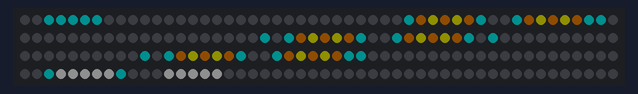
Bench run of a sketch on a simulated Arduino Uno, built with avr-gcc and run on an emulated ATmega328P. Parts: 200 RGB LEDs in strip order, left to right, continuing on the next row. Dim RGB values are drawn brighter than linear.

Above: at 0.1 s.
At 1.1 s:
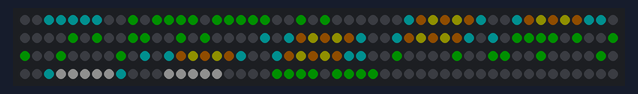
At 6.1 s:
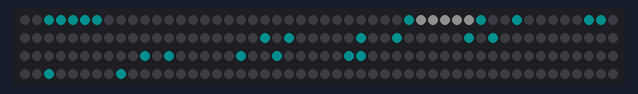
At 8.1 s:
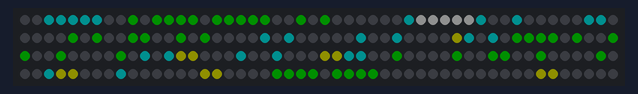

Measured:
- by itself, everything shown: repeats every 12.1 s, in 10 steps
- what the display in image 2 shows lasts 1.1 s, from 6.0 s to 7.1 s

The sketch:

Jola.ino
```cpp
/* Arduino 256 RGB LEDs Matrix Animation Frame
 * Using WS2812 LED Strips

Created by Yvan / https://Brainy-Bits.com

This code is in the public domain...

You can: copy it, use it, modify it, share it or just plain ignore it!
Thx!

*/

#include <avr/pgmspace.h>  // Needed to store stuff in Flash using PROGMEM
#include "FastLED.h"       // Fastled library to control the LEDs

// How many leds are connected?
#define NUM_LEDS 200

// Define the Data Pin
#define DATA_PIN 3  // Connected to the data pin of the first LED strip

// Define the array of leds
CRGB leds[NUM_LEDS];

// Create the array of retro arcade characters and store it in Flash memory
const long Frame1[] PROGMEM =
{
0x000000, 0x000000, 0x00ffff, 0x00ffff, 0x00ffff, 0x00ffff, 0x00ffff, 0x000000, 0x000000, 0x000000, 0x000000, 0x000000, 0x000000, 0x000000, 0x000000, 0x000000, 0x000000, 0x000000, 0x000000, 0x000000,
0x000000, 0x000000, 0x000000, 0x000000, 0x000000, 0x000000, 0x000000, 0x000000, 0x000000, 0x000000, 0x000000, 0x000000, 0x00ffff, 0xff8000, 0xffff00, 0xff8000, 0xffff00, 0xff8000, 0x00ffff, 0x000000,
0x000000, 0x00ffff, 0xff8000, 0xffff00, 0xff8000, 0xffff00, 0xff8000, 0x00ffff, 0x00ffff, 0x000000, 0x000000, 0x000000, 0x000000, 0x000000, 0x000000, 0x000000, 0x000000, 0x000000, 0x000000, 0x000000,
0x000000, 0x000000, 0x000000, 0x000000, 0x000000, 0x000000, 0x000000, 0x000000, 0x000000, 0x000000, 0x00ffff, 0x000000, 0x00ffff, 0xff8000, 0xffff00, 0xff8000, 0xffff00, 0xff8000, 0x00ffff, 0x000000,
0x000000, 0x00ffff, 0xff8000, 0xffff00, 0xff8000, 0xffff00, 0xff8000, 0x00ffff, 0x000000, 0x00ffff, 0x000000, 0x000000, 0x000000, 0x000000, 0x000000, 0x000000, 0x000000, 0x000000, 0x000000, 0x000000,
0x000000, 0x000000, 0x000000, 0x000000, 0x000000, 0x000000, 0x000000, 0x000000, 0x000000, 0x000000, 0x00ffff, 0x000000, 0x00ffff, 0xff8000, 0xffff00, 0xff8000, 0xffff00, 0xff8000, 0x00ffff, 0x000000,
0x000000, 0x00ffff, 0xff8000, 0xffff00, 0xff8000, 0xffff00, 0xff8000, 0x00ffff, 0x00ffff, 0x000000, 0x000000, 0x000000, 0x000000, 0x000000, 0x000000, 0x000000, 0x000000, 0x000000, 0x000000, 0x000000,
0x000000, 0x000000, 0x000000, 0x000000, 0x000000, 0x000000, 0x000000, 0x000000, 0x000000, 0x000000, 0x000000, 0x000000, 0x00ffff, 0xffffff, 0xffffff, 0xffffff, 0xffffff, 0xffffff, 0x00ffff, 0x000000,
0x000000, 0x000000, 0xffffff, 0xffffff, 0xffffff, 0xffffff, 0xffffff, 0x000000, 0x000000, 0x000000, 0x000000, 0x000000, 0x000000, 0x000000, 0x000000, 0x000000, 0x000000, 0x000000, 0x000000, 0x000000,
0x000000, 0x000000, 0x000000, 0x000000, 0x000000, 0x000000, 0x000000, 0x000000, 0x000000, 0x000000, 0x000000, 0x000000, 0x000000, 0x000000, 0x000000, 0x000000, 0x000000, 0x000000, 0x000000, 0x000000
};

const long Frame2[] PROGMEM =
{
0x000000, 0x000000, 0x00ffff, 0x00ffff, 0x00ffff, 0x00ffff, 0x00ffff, 0x000000, 0x000000, 0x00ff00, 0x000000, 0x00ff00, 0x00ff00, 0x00ff00, 0x00ff00, 0x000000, 0x00ff00, 0x00ff00, 0x00ff00, 0x00ff00,
0x00ff00, 0x000000, 0x000000, 0x00ff00, 0x000000, 0x00ff00, 0x000000, 0x000000, 0x000000, 0x000000, 0x000000, 0x000000, 0x00ffff, 0xff8000, 0xffff00, 0xff8000, 0xffff00, 0xff8000, 0x00ffff, 0x000000,
0x000000, 0x00ffff, 0xff8000, 0xffff00, 0xff8000, 0xffff00, 0xff8000, 0x00ffff, 0x00ffff, 0x000000, 0x000000, 0x000000, 0x000000, 0x000000, 0x00ff00, 0x000000, 0x00ff00, 0x000000, 0x000000, 0x00ff00,
0x00ff00, 0x000000, 0x000000, 0x00ff00, 0x000000, 0x00ff00, 0x000000, 0x000000, 0x000000, 0x000000, 0x00ffff, 0x000000, 0x00ffff, 0xff8000, 0xffff00, 0xff8000, 0xffff00, 0xff8000, 0x00ffff, 0x000000,
0x000000, 0x00ffff, 0xff8000, 0xffff00, 0xff8000, 0xffff00, 0xff8000, 0x00ffff, 0x000000, 0x00ffff, 0x000000, 0x00ff00, 0x00ff00, 0x00ff00, 0x00ff00, 0x000000, 0x00ff00, 0x000000, 0x000000, 0x00ff00,
0x00ff00, 0x000000, 0x000000, 0x00ff00, 0x000000, 0x000000, 0x000000, 0x000000, 0x00ff00, 0x000000, 0x00ffff, 0x000000, 0x00ffff, 0xff8000, 0xffff00, 0xff8000, 0xffff00, 0xff8000, 0x00ffff, 0x000000,
0x000000, 0x00ffff, 0xff8000, 0xffff00, 0xff8000, 0xffff00, 0xff8000, 0x00ffff, 0x00ffff, 0x000000, 0x000000, 0x00ff00, 0x000000, 0x000000, 0x000000, 0x000000, 0x00ff00, 0x000000, 0x000000, 0x00ff00,
0x00ff00, 0x000000, 0x000000, 0x00ff00, 0x000000, 0x000000, 0x000000, 0x000000, 0x00ff00, 0x000000, 0x000000, 0x000000, 0x00ffff, 0xffffff, 0xffffff, 0xffffff, 0xffffff, 0xffffff, 0x00ffff, 0x000000,
0x000000, 0x000000, 0xffffff, 0xffffff, 0xffffff, 0xffffff, 0xffffff, 0x000000, 0x000000, 0x000000, 0x000000, 0x00ff00, 0x00ff00, 0x00ff00, 0x00ff00, 0x000000, 0x00ff00, 0x00ff00, 0x00ff00, 0x00ff00,
0x000000, 0x000000, 0x000000, 0x000000, 0x000000, 0x000000, 0x000000, 0x000000, 0x000000, 0x000000, 0x000000, 0x000000, 0x000000, 0x000000, 0x000000, 0x000000, 0x000000, 0x000000, 0x000000, 0x000000
};

const long Frame3[] PROGMEM =
{
0x000000, 0x000000, 0x00ffff, 0x00ffff, 0x00ffff, 0x00ffff, 0x00ffff, 0x000000, 0x000000, 0x00ff00, 0x000000, 0x00ff00, 0x00ff00, 0x00ff00, 0x00ff00, 0x000000, 0x00ff00, 0x00ff00, 0x00ff00, 0x00ff00,
0x00ff00, 0x000000, 0x000000, 0x00ff00, 0x000000, 0x00ff00, 0x000000, 0x000000, 0x000000, 0x000000, 0x000000, 0x000000, 0x00ffff, 0xff8000, 0xffff00, 0xff8000, 0xffff00, 0xff8000, 0x00ffff, 0x000000,
0x000000, 0x00ffff, 0xff8000, 0xffff00, 0xff8000, 0xffff00, 0xff8000, 0x00ffff, 0x00ffff, 0x000000, 0x000000, 0x000000, 0x000000, 0x000000, 0x00ff00, 0x000000, 0x00ff00, 0x000000, 0x000000, 0x00ff00,
0x00ff00, 0x000000, 0x000000, 0x00ff00, 0x000000, 0x00ff00, 0x000000, 0x000000, 0x000000, 0x000000, 0x00ffff, 0x000000, 0x00ffff, 0xff8000, 0xffff00, 0xff8000, 0xffff00, 0xff8000, 0x00ffff, 0x000000,
0x000000, 0x00ffff, 0xff8000, 0xffff00, 0xff8000, 0xffff00, 0xff8000, 0x00ffff, 0x000000, 0x00ffff, 0x000000, 0x00ff00, 0x00ff00, 0x00ff00, 0x00ff00, 0x000000, 0x00ff00, 0x000000, 0x000000, 0x00ff00,
0x00ff00, 0x000000, 0x000000, 0x00ff00, 0x000000, 0x000000, 0x000000, 0x000000, 0x00ff00, 0x000000, 0x00ffff, 0x000000, 0x00ffff, 0xffffff, 0xffffff, 0xffffff, 0xffffff, 0xffffff, 0x00ffff, 0x000000,
0x000000, 0x00ffff, 0xffffff, 0xffffff, 0xffffff, 0xffffff, 0xffffff, 0x00ffff, 0x00ffff, 0x000000, 0x000000, 0x00ff00, 0x000000, 0x000000, 0x000000, 0x000000, 0x00ff00, 0x000000, 0x000000, 0x00ff00,
0x00ff00, 0x000000, 0x000000, 0x00ff00, 0x000000, 0x000000, 0x000000, 0x000000, 0x00ff00, 0x000000, 0x000000, 0x000000, 0x00ffff, 0x000000, 0x000000, 0x000000, 0x000000, 0x000000, 0x00ffff, 0x000000,
0x000000, 0x000000, 0x000000, 0x000000, 0x000000, 0x000000, 0x000000, 0x000000, 0x000000, 0x000000, 0x000000, 0x00ff00, 0x00ff00, 0x00ff00, 0x00ff00, 0x000000, 0x00ff00, 0x00ff00, 0x00ff00, 0x00ff00,
0x000000, 0x000000, 0x000000, 0x000000, 0x000000, 0x000000, 0x000000, 0x000000, 0x000000, 0x000000, 0x000000, 0x000000, 0x000000, 0x000000, 0x000000, 0x000000, 0x000000, 0x000000, 0x000000, 0x000000
};

const long Frame4[] PROGMEM =
{
0x000000, 0x000000, 0x00ffff, 0x00ffff, 0x00ffff, 0x00ffff, 0x00ffff, 0x000000, 0x000000, 0x000000, 0x000000, 0x000000, 0x000000, 0x000000, 0x000000, 0x000000, 0x000000, 0x000000, 0x000000, 0x000000,
0x000000, 0x000000, 0x000000, 0x000000, 0x000000, 0x000000, 0x000000, 0x000000, 0x000000, 0x000000, 0x000000, 0x000000, 0x00ffff, 0xff8200, 0xffff00, 0xff8200, 0xffff00, 0xff8200, 0x00ffff, 0x000000,
0x000000, 0x00ffff, 0xff8200, 0xffff00, 0xff8200, 0xffff00, 0xff8200, 0x00ffff, 0x00ffff, 0x000000, 0x000000, 0x000000, 0x000000, 0x000000, 0x000000, 0x000000, 0x000000, 0x000000, 0x000000, 0x000000,
0x000000, 0x000000, 0x000000, 0x000000, 0x000000, 0x000000, 0x000000, 0x000000, 0x000000, 0x000000, 0x00ffff, 0x000000, 0x00ffff, 0xffffff, 0xffffff, 0xffffff, 0xffffff, 0xffffff, 0x00ffff, 0x000000,
0x000000, 0x00ffff, 0xffffff, 0xffffff, 0xffffff, 0xffffff, 0xffffff, 0x00ffff, 0x000000, 0x00ffff, 0x000000, 0x000000, 0x000000, 0x000000, 0x000000, 0x000000, 0x000000, 0x000000, 0x000000, 0x000000,
0x000000, 0x000000, 0x000000, 0x000000, 0x000000, 0x000000, 0x000000, 0x000000, 0x000000, 0x000000, 0x00ffff, 0x000000, 0x00ffff, 0x000000, 0x000000, 0x000000, 0x000000, 0x000000, 0x00ffff, 0x000000,
0x000000, 0x00ffff, 0x000000, 0x000000, 0x000000, 0x000000, 0x000000, 0x00ffff, 0x00ffff, 0x000000, 0x000000, 0x000000, 0x000000, 0x000000, 0x000000, 0x000000, 0x000000, 0x000000, 0x000000, 0x000000,
0x000000, 0x000000, 0x000000, 0x000000, 0x000000, 0x000000, 0x000000, 0x000000, 0x000000, 0x000000, 0x000000, 0x000000, 0x00ffff, 0x000000, 0x000000, 0x000000, 0x000000, 0x000000, 0x00ffff, 0x000000,
0x000000, 0x000000, 0x000000, 0x000000, 0x000000, 0x000000, 0x000000, 0x000000, 0x000000, 0x000000, 0x000000, 0x000000, 0x000000, 0x000000, 0x000000, 0x000000, 0x000000, 0x000000, 0x000000, 0x000000,
0x000000, 0x000000, 0x000000, 0x000000, 0x000000, 0x000000, 0x000000, 0x000000, 0x000000, 0x000000, 0x000000, 0x000000, 0x000000, 0x000000, 0x000000, 0x000000, 0x000000, 0x000000, 0x000000, 0x000000
};

const long Frame5[] PROGMEM =
{0x000000, 0x000000, 0x00ffff, 0x00ffff, 0x00ffff, 0x00ffff, 0x00ffff, 0x000000, 0x000000, 0x000000, 0x000000, 0x000000, 0x000000, 0x000000, 0x000000, 0x000000, 0x000000, 0x000000, 0x000000, 0x000000,
0x000000, 0x000000, 0x000000, 0x000000, 0x000000, 0x000000, 0x000000, 0x000000, 0x000000, 0x000000, 0x000000, 0x000000, 0x00ffff, 0xffffff, 0xffffff, 0xffffff, 0xffffff, 0xffffff, 0x00ffff, 0x000000,
0x000000, 0x00ffff, 0x000000, 0x000000, 0x000000, 0x000000, 0x000000, 0x00ffff, 0x00ffff, 0x000000, 0x000000, 0x000000, 0x000000, 0x000000, 0x000000, 0x000000, 0x000000, 0x000000, 0x000000, 0x000000,
0x000000, 0x000000, 0x000000, 0x000000, 0x000000, 0x000000, 0x000000, 0x000000, 0x000000, 0x000000, 0x00ffff, 0x000000, 0x00ffff, 0x000000, 0x000000, 0x000000, 0x000000, 0x000000, 0x00ffff, 0x000000,
0x000000, 0x00ffff, 0x000000, 0x000000, 0x000000, 0x000000, 0x000000, 0x00ffff, 0x000000, 0x00ffff, 0x000000, 0x000000, 0x000000, 0x000000, 0x000000, 0x000000, 0x000000, 0x000000, 0x000000, 0x000000,
0x000000, 0x000000, 0x000000, 0x000000, 0x000000, 0x000000, 0x000000, 0x000000, 0x000000, 0x000000, 0x00ffff, 0x000000, 0x00ffff, 0x000000, 0x000000, 0x000000, 0x000000, 0x000000, 0x00ffff, 0x000000,
0x000000, 0x00ffff, 0x000000, 0x000000, 0x000000, 0x000000, 0x000000, 0x00ffff, 0x00ffff, 0x000000, 0x000000, 0x000000, 0x000000, 0x000000, 0x000000, 0x000000, 0x000000, 0x000000, 0x000000, 0x000000,
0x000000, 0x000000, 0x000000, 0x000000, 0x000000, 0x000000, 0x000000, 0x000000, 0x000000, 0x000000, 0x000000, 0x000000, 0x00ffff, 0x000000, 0x000000, 0x000000, 0x000000, 0x000000, 0x00ffff, 0x000000,
0x000000, 0x000000, 0x000000, 0x000000, 0x000000, 0x000000, 0x000000, 0x000000, 0x000000, 0x000000, 0x000000, 0x000000, 0x000000, 0x000000, 0x000000, 0x000000, 0x000000, 0x000000, 0x000000, 0x000000,
0x000000, 0x000000, 0x000000, 0x000000, 0x000000, 0x000000, 0x000000, 0x000000, 0x000000, 0x000000, 0x000000, 0x000000, 0x000000, 0x000000, 0x000000, 0x000000, 0x000000, 0x000000, 0x000000, 0x000000
};

const long Frame6[] PROGMEM =
{0x000000, 0x000000, 0x00ffff, 0x00ffff, 0x00ffff, 0x00ffff, 0x00ffff, 0x000000, 0x000000, 0x00ff00, 0x000000, 0x00ff00, 0x00ff00, 0x00ff00, 0x00ff00, 0x000000, 0x00ff00, 0x00ff00, 0x00ff00, 0x00ff00,
0x00ff00, 0x000000, 0x000000, 0x00ff00, 0x000000, 0x00ff00, 0x000000, 0x000000, 0x000000, 0x000000, 0x000000, 0x000000, 0x00ffff, 0xffffff, 0xffffff, 0xffffff, 0xffffff, 0xffffff, 0x00ffff, 0x000000,
0x000000, 0x00ffff, 0x000000, 0x000000, 0x000000, 0x000000, 0x000000, 0x00ffff, 0x00ffff, 0x000000, 0x000000, 0x000000, 0x000000, 0x000000, 0x00ff00, 0x000000, 0x00ff00, 0x000000, 0x000000, 0x00ff00,
0x00ff00, 0x000000, 0x000000, 0x00ff00, 0x000000, 0x00ff00, 0x000000, 0x000000, 0x000000, 0x000000, 0x00ffff, 0x000000, 0x00ffff, 0x000000, 0x000000, 0x000000, 0x000000, 0x000000, 0x00ffff, 0x000000,
0x000000, 0x00ffff, 0x000000, 0x000000, 0x000000, 0x000000, 0x000000, 0x00ffff, 0x000000, 0x00ffff, 0x000000, 0x00ff00, 0x00ff00, 0x00ff00, 0x00ff00, 0x000000, 0x00ff00, 0x000000, 0x000000, 0x00ff00,
0x00ff00, 0x000000, 0x000000, 0x00ff00, 0x000000, 0x000000, 0x000000, 0x000000, 0x00ff00, 0x000000, 0x00ffff, 0x000000, 0x00ffff, 0x000000, 0x000000, 0x000000, 0x000000, 0x000000, 0x00ffff, 0x000000,
0x000000, 0x00ffff, 0x000000, 0x000000, 0x000000, 0x000000, 0x000000, 0x00ffff, 0x00ffff, 0x000000, 0x000000, 0x00ff00, 0x000000, 0x000000, 0x000000, 0x000000, 0x00ff00, 0x000000, 0x000000, 0x00ff00,
0x00ff00, 0x000000, 0x000000, 0x00ff00, 0x000000, 0x000000, 0x000000, 0x000000, 0x00ff00, 0x000000, 0x000000, 0x000000, 0x00ffff, 0x000000, 0x000000, 0x000000, 0x000000, 0x000000, 0x00ffff, 0x000000,
0x000000, 0x000000, 0x000000, 0x000000, 0x000000, 0x000000, 0x000000, 0x000000, 0x000000, 0x000000, 0x000000, 0x00ff00, 0x00ff00, 0x00ff00, 0x00ff00, 0x000000, 0x00ff00, 0x00ff00, 0x00ff00, 0x00ff00,
0x000000, 0x000000, 0x000000, 0x000000, 0x000000, 0x000000, 0x000000, 0x000000, 0x000000, 0x000000, 0x000000, 0x000000, 0x000000, 0x000000, 0x000000, 0x000000, 0x000000, 0x000000, 0x000000, 0x000000
};

const long Frame7[] PROGMEM =
{0x000000, 0x000000, 0x00ffff, 0x00ffff, 0x00ffff, 0x00ffff, 0x00ffff, 0x000000, 0x000000, 0x00ff00, 0x000000, 0x00ff00, 0x00ff00, 0x00ff00, 0x00ff00, 0x000000, 0x00ff00, 0x00ff00, 0x00ff00, 0x00ff00,
0x00ff00, 0x000000, 0x000000, 0x00ff00, 0x000000, 0x00ff00, 0x000000, 0x000000, 0x000000, 0x000000, 0x000000, 0x000000, 0x00ffff, 0xffffff, 0xffffff, 0xffffff, 0xffffff, 0xffffff, 0x00ffff, 0x000000,
0x000000, 0x00ffff, 0x000000, 0x000000, 0x000000, 0x000000, 0x000000, 0x00ffff, 0x00ffff, 0x000000, 0x000000, 0x000000, 0x000000, 0x000000, 0x00ff00, 0x000000, 0x00ff00, 0x000000, 0x000000, 0x00ff00,
0x00ff00, 0x000000, 0x000000, 0x00ff00, 0x000000, 0x00ff00, 0x000000, 0x000000, 0x000000, 0x000000, 0x00ffff, 0x000000, 0x00ffff, 0x000000, 0x000000, 0x000000, 0x000000, 0x000000, 0x00ffff, 0x000000,
0x000000, 0x00ffff, 0x000000, 0x000000, 0x000000, 0x000000, 0xffff00, 0x00ffff, 0x000000, 0x00ffff, 0x000000, 0x00ff00, 0x00ff00, 0x00ff00, 0x00ff00, 0x000000, 0x00ff00, 0x000000, 0x000000, 0x00ff00,
0x00ff00, 0x000000, 0x000000, 0x00ff00, 0x000000, 0x000000, 0x000000, 0x000000, 0x00ff00, 0x000000, 0x00ffff, 0x000000, 0x00ffff, 0xffff00, 0xffff00, 0x000000, 0x000000, 0x000000, 0x00ffff, 0x000000,
0x000000, 0x00ffff, 0x000000, 0x000000, 0x000000, 0xffff00, 0xffff00, 0x00ffff, 0x00ffff, 0x000000, 0x000000, 0x00ff00, 0x000000, 0x000000, 0x000000, 0x000000, 0x00ff00, 0x000000, 0x000000, 0x00ff00,
0x00ff00, 0x000000, 0x000000, 0x00ff00, 0x000000, 0x000000, 0x000000, 0x000000, 0x00ff00, 0x000000, 0x000000, 0x000000, 0x00ffff, 0xffff00, 0xffff00, 0x000000, 0x000000, 0x000000, 0x00ffff, 0x000000,
0x000000, 0x000000, 0x000000, 0x000000, 0x000000, 0xffff00, 0xffff00, 0x000000, 0x000000, 0x000000, 0x000000, 0x00ff00, 0x00ff00, 0x00ff00, 0x00ff00, 0x000000, 0x00ff00, 0x00ff00, 0x00ff00, 0x00ff00,
0x000000, 0x000000, 0x000000, 0x000000, 0x000000, 0x000000, 0x000000, 0x000000, 0x000000, 0x000000, 0x000000, 0x000000, 0x000000, 0xffff00, 0xffff00, 0x000000, 0x000000, 0x000000, 0x000000, 0x000000
};

const long Frame8[] PROGMEM =
{0x000000, 0x000000, 0x00ffff, 0x00ffff, 0x00ffff, 0x00ffff, 0x00ffff, 0x000000, 0x000000, 0x00ff00, 0x000000, 0x00ff00, 0x00ff00, 0x00ff00, 0x00ff00, 0x000000, 0x00ff00, 0x00ff00, 0x00ff00, 0x00ff00,
0x00ff00, 0x000000, 0x000000, 0x00ff00, 0x000000, 0x00ff00, 0x000000, 0x000000, 0x000000, 0x000000, 0x000000, 0x000000, 0x00ffff, 0xffff00, 0xff8200, 0xffff00, 0xff8200, 0xffff00, 0x00ffff, 0x000000,
0x000000, 0x00ffff, 0xffffff, 0xffffff, 0xffffff, 0xffff00, 0xffff00, 0x00ffff, 0x00ffff, 0x000000, 0x000000, 0x000000, 0x000000, 0x000000, 0x00ff00, 0x000000, 0x00ff00, 0x000000, 0x000000, 0x00ff00,
0x00ff00, 0x000000, 0x000000, 0x00ff00, 0x000000, 0x00ff00, 0x000000, 0x000000, 0x000000, 0x000000, 0x00ffff, 0x000000, 0x00ffff, 0xffff00, 0xffff00, 0x000000, 0x000000, 0x000000, 0x00ffff, 0x000000,
0x000000, 0x00ffff, 0x000000, 0x000000, 0x000000, 0xffff00, 0xffff00, 0x00ffff, 0x000000, 0x00ffff, 0x000000, 0x00ff00, 0x00ff00, 0x00ff00, 0x00ff00, 0x000000, 0x00ff00, 0x000000, 0x000000, 0x00ff00,
0x00ff00, 0x000000, 0x000000, 0x00ff00, 0x000000, 0x000000, 0x000000, 0x000000, 0x00ff00, 0x000000, 0x00ffff, 0x000000, 0x00ffff, 0xffff00, 0xffff00, 0x000000, 0x000000, 0x000000, 0x00ffff, 0x000000,
0x000000, 0x00ffff, 0x000000, 0x000000, 0x000000, 0xffff00, 0xffff00, 0x00ffff, 0x00ffff, 0x000000, 0x000000, 0x00ff00, 0x000000, 0x000000, 0x000000, 0x000000, 0x00ff00, 0x000000, 0x000000, 0x00ff00,
0x00ff00, 0x000000, 0x000000, 0x00ff00, 0x000000, 0x000000, 0x000000, 0x000000, 0x00ff00, 0x000000, 0x000000, 0x000000, 0x00ffff, 0xffff00, 0xffff00, 0x000000, 0x000000, 0x000000, 0x00ffff, 0x000000,
0x000000, 0x000000, 0x000000, 0x000000, 0x000000, 0xffff00, 0xffff00, 0x000000, 0x000000, 0x000000, 0x000000, 0x00ff00, 0x00ff00, 0x00ff00, 0x00ff00, 0x000000, 0x00ff00, 0x00ff00, 0x00ff00, 0x00ff00,
0x000000, 0x000000, 0x000000, 0x000000, 0x000000, 0x000000, 0x000000, 0x000000, 0x000000, 0x000000, 0x000000, 0x000000, 0x000000, 0xffff00, 0xffff00, 0x000000, 0x000000, 0x000000, 0x000000, 0x000000
};

const long Frame9[] PROGMEM =
{0x000000, 0x000000, 0x00ffff, 0x00ffff, 0x00ffff, 0x00ffff, 0x00ffff, 0x000000, 0x000000, 0x00ff00, 0x000000, 0x00ff00, 0x00ff00, 0x00ff00, 0x00ff00, 0x000000, 0x00ff00, 0x00ff00, 0x00ff00, 0x00ff00,
0x00ff00, 0x000000, 0x000000, 0x00ff00, 0x000000, 0x00ff00, 0x000000, 0x000000, 0x000000, 0x000000, 0x000000, 0x000000, 0x00ffff, 0xffff00, 0xff8200, 0xffff00, 0xff8200, 0xffff00, 0x00ffff, 0x000000,
0x000000, 0x00ffff, 0xffff00, 0xff8200, 0xffff00, 0xff8200, 0xffff00, 0x00ffff, 0x00ffff, 0x000000, 0x000000, 0x000000, 0x000000, 0x000000, 0x00ff00, 0x000000, 0x00ff00, 0x000000, 0x000000, 0x00ff00,
0x00ff00, 0x000000, 0x000000, 0x00ff00, 0x000000, 0x00ff00, 0x000000, 0x000000, 0x000000, 0x000000, 0x00ffff, 0x000000, 0x00ffff, 0xffff00, 0xff8200, 0xffff00, 0xff8200, 0xffff00, 0x00ffff, 0x000000,
0x000000, 0x00ffff, 0xffff00, 0xff8200, 0xffff00, 0xffff00, 0xffff00, 0x00ffff, 0x000000, 0x00ffff, 0x000000, 0x00ff00, 0x00ff00, 0x00ff00, 0x00ff00, 0x000000, 0x00ff00, 0x000000, 0x000000, 0x00ff00,
0x00ff00, 0x000000, 0x000000, 0x00ff00, 0x000000, 0x000000, 0x000000, 0x000000, 0x00ff00, 0x000000, 0x00ffff, 0x000000, 0x00ffff, 0xffff00, 0xffff00, 0xffffff, 0xffffff, 0xffffff, 0x00ffff, 0x000000,
0x000000, 0x00ffff, 0x000000, 0x000000, 0x000000, 0xffff00, 0xffff00, 0x00ffff, 0x00ffff, 0x000000, 0x000000, 0x00ff00, 0x000000, 0x000000, 0x000000, 0x000000, 0x00ff00, 0x000000, 0x000000, 0x00ff00,
0x00ff00, 0x000000, 0x000000, 0x00ff00, 0x000000, 0x000000, 0x000000, 0x000000, 0x00ff00, 0x000000, 0x000000, 0x000000, 0x00ffff, 0xffff00, 0xffff00, 0x000000, 0x000000, 0x000000, 0x00ffff, 0x000000,
0x000000, 0x000000, 0x000000, 0x000000, 0x000000, 0xffff00, 0xffff00, 0x000000, 0x000000, 0x000000, 0x000000, 0x00ff00, 0x00ff00, 0x00ff00, 0x00ff00, 0x000000, 0x00ff00, 0x00ff00, 0x00ff00, 0x00ff00,
0x000000, 0x000000, 0x000000, 0x000000, 0x000000, 0x000000, 0x000000, 0x000000, 0x000000, 0x000000, 0x000000, 0x000000, 0x000000, 0xffff00, 0xffff00, 0x000000, 0x000000, 0x000000, 0x000000, 0x000000
};

const long Frame10[] PROGMEM =
{0x000000, 0x000000, 0x00ffff, 0x00ffff, 0x00ffff, 0x00ffff, 0x00ffff, 0x000000, 0x000000, 0x000000, 0x000000, 0x000000, 0x000000, 0x000000, 0x000000, 0x000000, 0x000000, 0x000000, 0x000000, 0x000000,
0x000000, 0x000000, 0x000000, 0x000000, 0x000000, 0x000000, 0x000000, 0x000000, 0x000000, 0x000000, 0x000000, 0x000000, 0x00ffff, 0xffff00, 0xff8200, 0xffff00, 0xff8200, 0xffff00, 0x00ffff, 0x000000,
0x000000, 0x00ffff, 0xffff00, 0xff8200, 0xffff00, 0xff8200, 0xffff00, 0x00ffff, 0x00ffff, 0x000000, 0x000000, 0x000000, 0x000000, 0x000000, 0x000000, 0x000000, 0x000000, 0x000000, 0x000000, 0x000000,
0x000000, 0x000000, 0x000000, 0x000000, 0x000000, 0x000000, 0x000000, 0x000000, 0x000000, 0x000000, 0x00ffff, 0x000000, 0x00ffff, 0xffff00, 0xff8200, 0xffff00, 0xff8200, 0xffff00, 0x00ffff, 0x000000,
0x000000, 0x00ffff, 0xffff00, 0xff8200, 0xffff00, 0xff8200, 0xffff00, 0x00ffff, 0x000000, 0x00ffff, 0x000000, 0x000000, 0x000000, 0x000000, 0x000000, 0x000000, 0x000000, 0x000000, 0x000000, 0x000000,
0x000000, 0x000000, 0x000000, 0x000000, 0x000000, 0x000000, 0x000000, 0x000000, 0x000000, 0x000000, 0x00ffff, 0x000000, 0x00ffff, 0xffff00, 0xff8200, 0xffff00, 0xff8200, 0xffff00, 0x00ffff, 0x000000,
0x000000, 0x00ffff, 0xffff00, 0xff8200, 0xffff00, 0xff8200, 0xffff00, 0x00ffff, 0x00ffff, 0x000000, 0x000000, 0x000000, 0x000000, 0x000000, 0x000000, 0x000000, 0x000000, 0x000000, 0x000000, 0x000000,
0x000000, 0x000000, 0x000000, 0x000000, 0x000000, 0x000000, 0x000000, 0x000000, 0x000000, 0x000000, 0x000000, 0x000000, 0x00ffff, 0xffff00, 0xffff00, 0xffffff, 0xffffff, 0xffffff, 0x00ffff, 0x000000,
0x000000, 0x000000, 0x000000, 0x000000, 0x000000, 0xffff00, 0xffff00, 0x000000, 0x000000, 0x000000, 0x000000, 0x000000, 0x000000, 0x000000, 0x000000, 0x000000, 0x000000, 0x000000, 0x000000, 0x000000,
0x000000, 0x000000, 0x000000, 0x000000, 0x000000, 0x000000, 0x000000, 0x000000, 0x000000, 0x000000, 0x000000, 0x000000, 0x000000, 0xffff00, 0x000000, 0x000000, 0x000000, 0x000000, 0x000000, 0x000000
};


void setup() {
FastLED.addLeds<NEOPIXEL,DATA_PIN>(leds, NUM_LEDS);  // Init of the Fastled library
FastLED.setBrightness(15);
}

void loop() {


FastLED.clear();
for(int i = 0; i < NUM_LEDS; i++) {
    leds[i] = pgm_read_dword(&(Frame1[i]));
  }

FastLED.show();
delay(1000);

FastLED.clear();
for(int i = 0; i < NUM_LEDS; i++) {
    leds[i] = pgm_read_dword(&(Frame2[i]));
  }
FastLED.show();
delay(3000);


FastLED.clear();
for(int i = 0; i < NUM_LEDS; i++) {
    leds[i] = pgm_read_dword(&(Frame3[i]));
  }
FastLED.show();
delay(1000);


FastLED.clear();
for(int i = 0; i < NUM_LEDS; i++) {
    leds[i] = pgm_read_dword(&(Frame4[i]));
  }
FastLED.show();
delay(1000);

FastLED.clear();
for(int i = 0; i < NUM_LEDS; i++) {
    leds[i] = pgm_read_dword(&(Frame5[i]));
  }
FastLED.show();
delay(1000);

FastLED.clear();
for(int i = 0; i < NUM_LEDS; i++) {
    leds[i] = pgm_read_dword(&(Frame6[i]));
  }
FastLED.show();
delay(1000);


FastLED.clear();
for(int i = 0; i < NUM_LEDS; i++) {
    leds[i] = pgm_read_dword(&(Frame7[i]));
  }
FastLED.show();
delay(1000);


FastLED.clear();
for(int i = 0; i < NUM_LEDS; i++) {
    leds[i] = pgm_read_dword(&(Frame8[i]));
  }
FastLED.show();
delay(1000);


FastLED.clear();
for(int i = 0; i < NUM_LEDS; i++) {
    leds[i] = pgm_read_dword(&(Frame9[i]));
  }
FastLED.show();
delay(1000);

FastLED.clear();
for(int i = 0; i < NUM_LEDS; i++) {
    leds[i] = pgm_read_dword(&(Frame10[i]));
  }
FastLED.show();
delay(1000);


}
```
